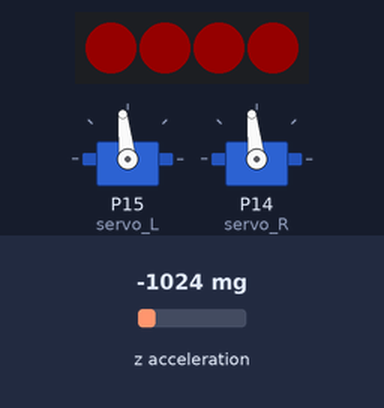
The program below on a simulated BBC micro:bit running MicroPython. On the bench: 2 × servo, 4 RGB LEDs in strip order, left to right. The inputs (shaded band) are chosen by the test bench; at power-on: z acceleration -1024 mg. Dim RGB values are drawn brighter than linear; servo angles are drawn from the pulse width (0.5 ms = 0°, 2.5 ms = 180°); what the program prints to the serial console is not drawn.

Above: at 1.2 s.
1.3 s: z acceleration set to 50 mg
At 2.5 s:
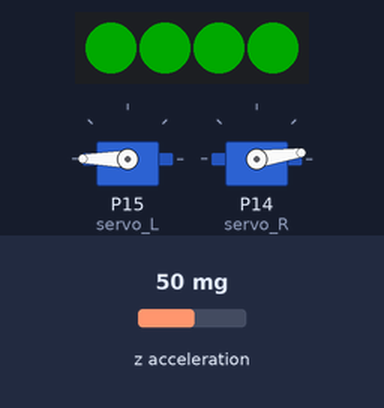
2.8 s: z acceleration set to 0 mg
At 3.8 s:
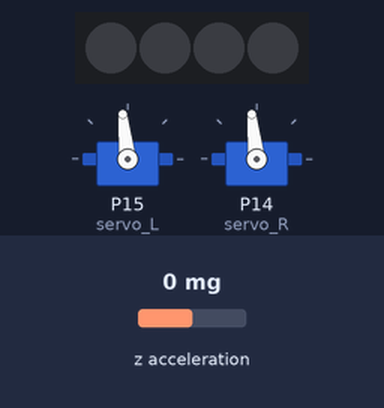
4.3 s: z acceleration set to 750 mg
At 4.7 s:
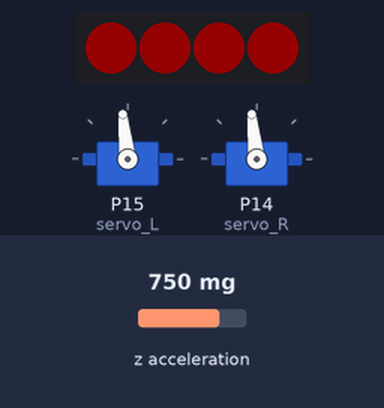
Timing chart, 0 to 7.3 s (numbered marks = the images above; inputs shaded):
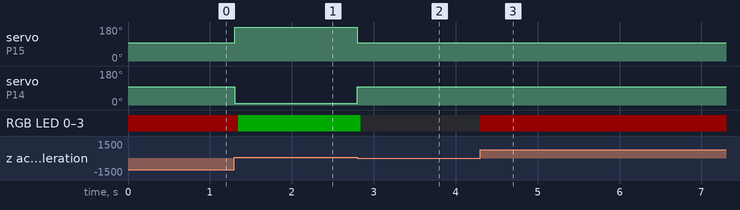

The program:

equilibrista.py
```python
from microbit import *
import neopixel

# Función para mapear el valor del acelerómetro a ángulo del servo
def map_value(value, from_low, from_high, to_low, to_high):
    return (value - from_low) * (to_high - to_low) // (from_high - from_low) + to_low

# Inicializar servos en pines 0 y 1
servo_L = pin15
servo_R = pin14

FORWARD = 30
BACKWARD = 130
STOP = 80
verbose = True

MAX_COLOR = 20

ROJO = (MAX_COLOR,0,0)
VERDE = (0,MAX_COLOR,0)
AZUL = (0,0,MAX_COLOR)
NEGRO = (0,0,0)

np = neopixel.NeoPixel(pin16,4)

def set_color(color,id=-1):
    if id == -1:
        for i in range(4):
            np[i]=color
    else:
        np[id] = color
    np.write()

def speed(speed_l,speed_r):
    servo_L.write_analog(speed_l)
    servo_R.write_analog(speed_r)
    #print('# {} - {}'.format(speed_l,speed_r))

def stop():
    speed(STOP,STOP)
    #print('# STOP')

UMBRAL_INCLINACION = 20

UMBRAL_CAIDA = 250

N_MUESTRAS = 5

OFFSET = 5

def get_stat(lista):
    suma = 0
    min_valor = lista[0]
    max_valor = lista[0]
    N = len(lista)
    for valor in lista:
        suma += valor
        if min_valor > valor:
            min_valor =valor
        if max_valor < valor:
            max_valor =valor
    #    media, rango, dispersion, N
    rango = max_valor-min_valor
    media = suma/N
    if media == 0:
        return media, rango, 0, N
    else:
        return media, rango, rango*100/media, N


while True:
    try:
        lista = []
        # Leer valores del acelerómetro en el eje X
        for _ in range(N_MUESTRAS):
             lista.append(accelerometer.get_z())
        media, rango, dispersion, N = get_stat(lista)
        media -= OFFSET
        if verbose: print(media, rango, dispersion, N,end='\r')

        if media > UMBRAL_CAIDA:
            stop()
            set_color(ROJO)
        elif media > UMBRAL_INCLINACION :
            speed(BACKWARD,FORWARD)
            set_color((0,int(media),0))
        elif media < -UMBRAL_CAIDA:
            stop()
            set_color(ROJO)
        elif media < -UMBRAL_INCLINACION :
            speed(FORWARD,BACKWARD)
            set_color((0,0,-int(media)))
        else:
            set_color(NEGRO)
            stop()

        # Pausar para evitar sobrecarga
        #sleep(1)
    except Exception as e:
        stop()
        print(e,'Adiós!!!')
        break
```

Measured:
- after the input at 1.3 s, servo on P15 (servo_L): 96° → 180° at once; servo on P14 (servo_R): 96° → 8° at once; RGB LED 0–3: RGB(20, 0, 0) → RGB(0, 45, 0) at once
- after the input at 2.8 s, servo on P15 (servo_L): 180° → 96° at once; servo on P14 (servo_R): 8° → 96° at once; RGB LED 0–3: RGB(0, 45, 0) → off at once
- after the input at 4.3 s, RGB LED 0–3: off → RGB(20, 0, 0) at once
